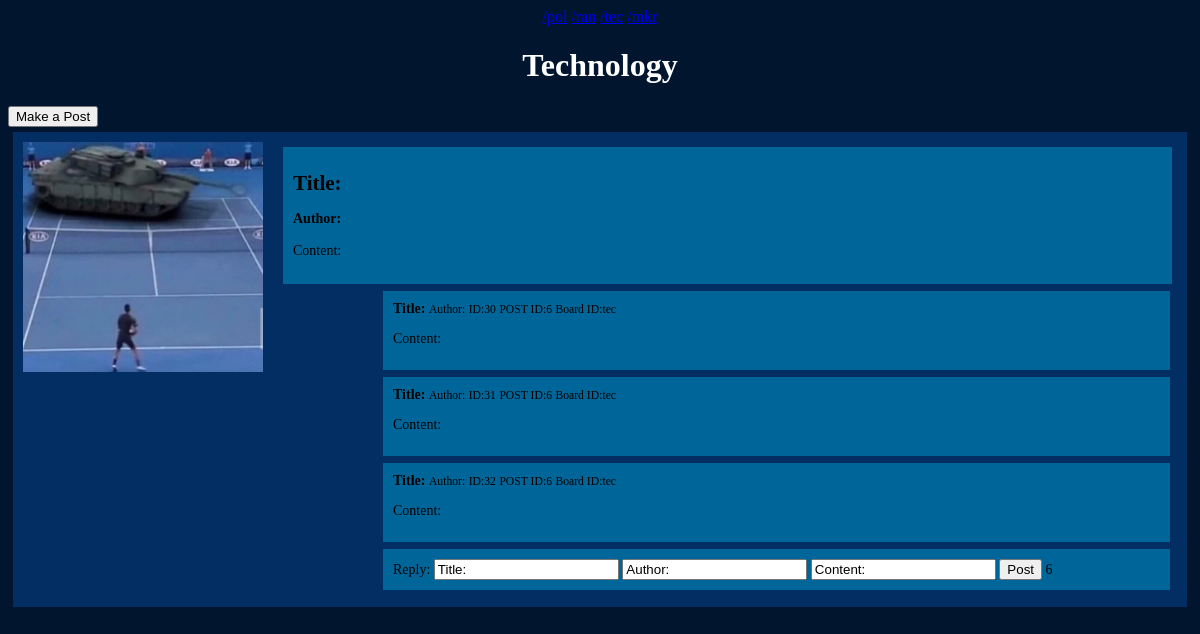
/tec, run on the app's committed database.
### app.py (models this page shows, shortened)
class ChanPost(db.Model):
    id = db.Column(db.Integer, primary_key=True)
    Board = db.Column(db.String(3), nullable=False)
    image_file = db.Column(db.String(30), unique=True, nullable=True)
    title = db.Column(db.String(100), nullable=False)
    content = db.Column(db.Text, nullable=False)
    author = db.Column(db.String(20), nullable=False, default='Anonymous')
    date_posted = db.Column(db.DateTime, nullable=False, default=datetime.utcnow)

class Chanreply(db.Model):
    id = db.Column(db.Integer, primary_key=True)
    postid = db.Column(db.Integer, nullable=False)
    Board = db.Column(db.String(3), nullable=False)
    title = db.Column(db.String(100), nullable=False)
    content = db.Column(db.Text, nullable=False)
    author = db.Column(db.String(20), nullable=False, default='Anonymous')
    date_posted = db.Column(db.DateTime, nullable=False, default=datetime.utcnow)

### app.py (the view)
@app.route('/tec', methods=['GET', 'POST'])
def tec():
            all_posts = ChanPost.query.order_by(ChanPost.date_posted).all()
            all_replies = Chanreply.query.order_by(Chanreply.date_posted).all()
            if request.method == 'POST':
                post_title = request.form['title']
                post_content = request.form['content']
                post_author = request.form['author']
                post_id = request.form['chan_val']
                Board_id = request.form['Board_id']
                print(post_id)
                new_post = Chanreply(Board=Board_id, postid=post_id, title=post_title, content=post_content, author=post_author)
                db.session.add(new_post)
                db.session.commit()
                return redirect('/tec')
            else:
                    return render_template('tec.html', chan=all_posts, chanreply=all_replies)
                    print(chan.file_name)

### templates/tec.html (shortened to what this page needs)
{% extends 'base.html' %}
{% block body %}
<center>
<font color="white">
<a href="/pol">/pol</a>
<a href="/ran">/ran</a>
<a href="/tec">/tec</a>
<a href="/mkr">/mkr</a>
<h1>Technology</h1>
<font color="black">
</center>
<form action="/upload" method="GET">
    <input type="submit" value="Make a Post"
         name="Submit" id="frm1_submit" />
</form
<br>
{% for chan in chan %}
{% if chan.Board == "tec" %}
  <div class="backbox">
    <img style="float: left; margin-right: 15px" src="static/img/uploads/{{chan.image_file}}" allign="left" width="240" >
    <div class="postbox">
      <h2>{{ chan.title }}</h2>
      <b>{{ chan.author }}</b>
      <p>{{ chan.content }}</p>
    </div>
  {%for chanreply in chanreply %}
  {%if chanreply.postid == chan.id %}
  {%if chanreply.Board == "tec"%}
      <div class="replybox">
      <b>{{ chanreply.title }}</b>
      <small>{{ chanreply.author }}</small>
      <small>ID:{{ chanreply.id }}</small>
      <small>POST ID:{{ chanreply.postid }}</small>
      <small>Board ID:{{ chanreply.Board }}</small>
      <p>{{ chanreply.content }}</p>
      </div>
{% endif %}
      {% endif %}
    {% endfor %}
    <form action='/tec' method='POST'>
      <div class="replybox">
        Reply: <input type='text'name='title' value="Title:" id='title'>
        <input type='text' name='author' value="Author:"id='author'>
        <input type='text' name='content' value="Content:"id='content'>
        <input type='submit' value='Post'>
        {% set chan_val = chan.id %}
        {{ chan_val }}
        </div>
      </form>
    </div>
    <br>
    {% endif %}
  {% endfor %}
{% endblock %}

### templates/base.html (style rules this page uses)
.postbox { background-color: #006699; margin: 5px; margin-left: 260px; padding: 10px; line-height: 18px; font-size: 14px; }
.backbox { background-color: #022e64; margin: 5px; padding: 10px; }
.replybox { background-color: #006699; margin: 7px; margin-left: 360px; padding: 10px; line-height: 15px; font-size: 14px; width: auto; }
body { background-color: #01152e ; }

### data on the page
ChanPost: image_file (picture), title "Title:", author "Author:", content "Content:", id "6"
Chanreply: title "Title:", author "Author:", id "30", postid "6", Board "tec", content "Content:"
Chanreply: title "Title:", author "Author:", id "31", postid "6", Board "tec", content "Content:"
Chanreply: title "Title:", author "Author:", id "32", postid "6", Board "tec", content "Content:"
